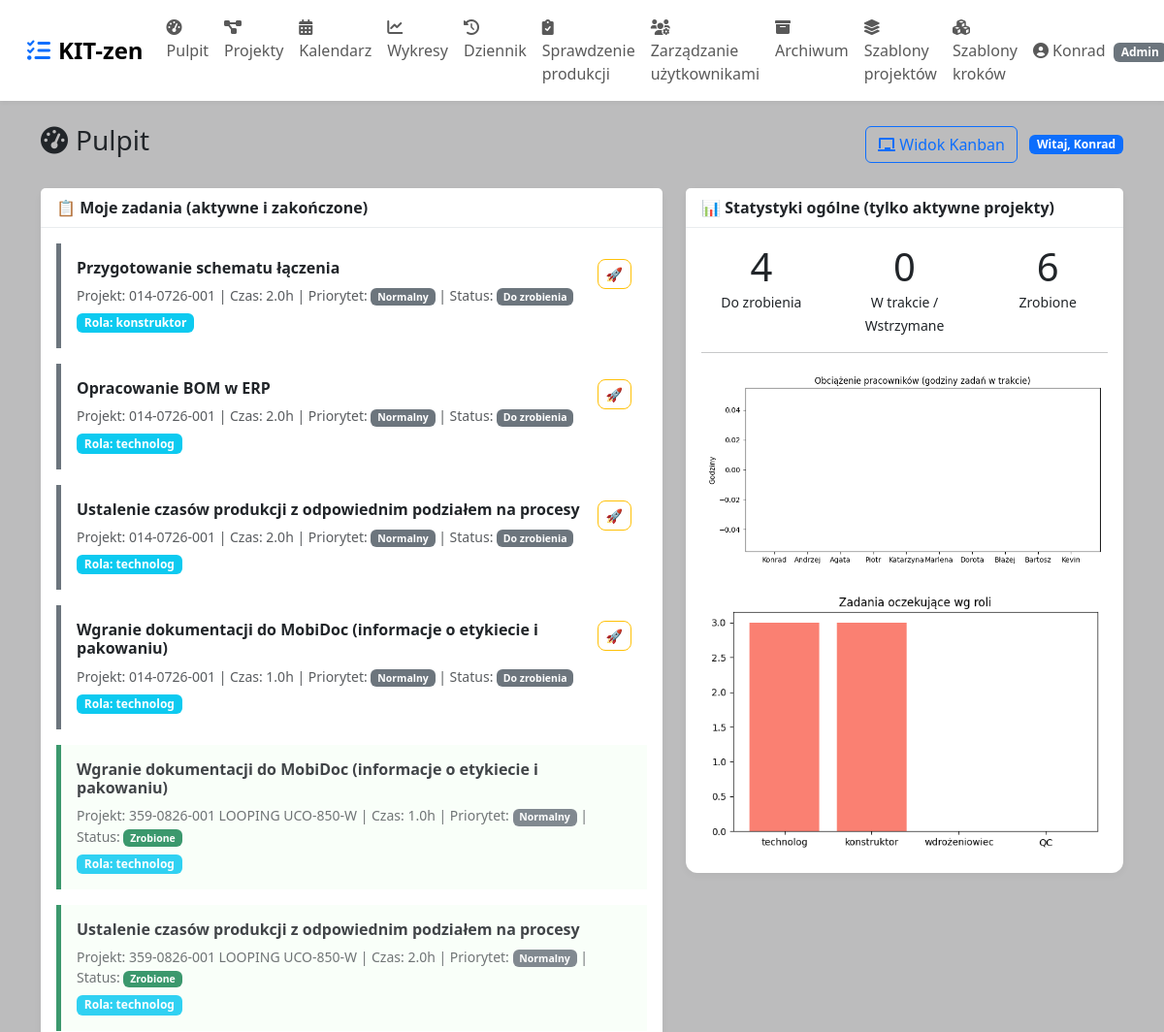
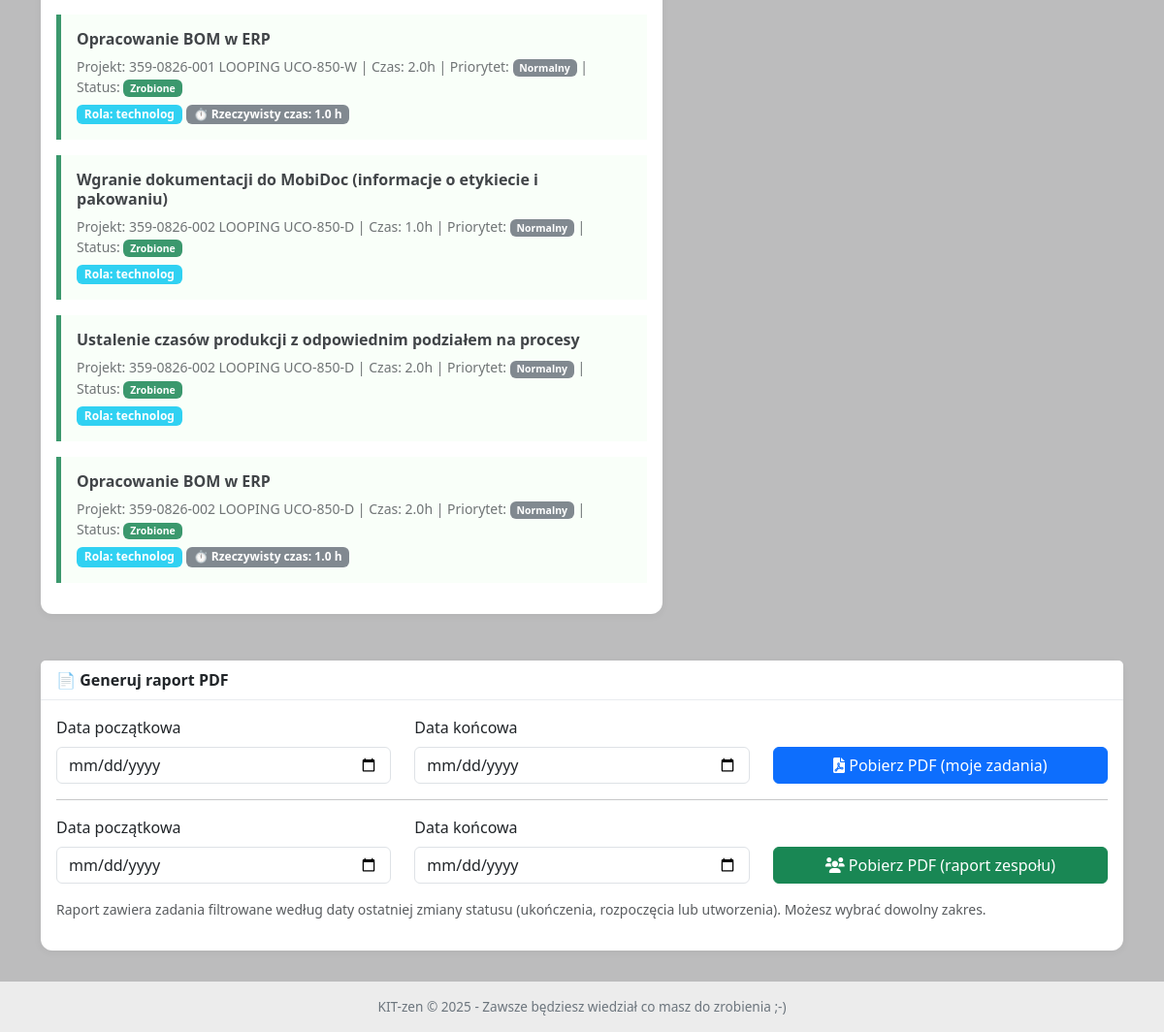
The app's page / (signed in) with its own data (2 pictures, top to bottom).
### app.py (models this page shows, shortened)
class User(UserMixin, db.Model):
    __tablename__ = 'user'
    id = db.Column(db.Integer, primary_key=True)
    username = db.Column(db.String(80), unique=True, nullable=False)
    password = db.Column(db.String(200), nullable=False)
    is_admin = db.Column(db.Boolean, default=False)
    absence_start = db.Column(db.Date, nullable=True)
    absence_end = db.Column(db.Date, nullable=True)
    roles = db.relationship('Role', secondary=user_roles, backref=db.backref('users', lazy='dynamic'))

class Step(db.Model):
    __tablename__ = 'step'
    id = db.Column(db.Integer, primary_key=True)
    name = db.Column(db.String(200), nullable=False)
    description = db.Column(db.Text)
    position = db.Column(db.Integer, default=0)
    planned_hours = db.Column(db.Float, default=1.0)
    status = db.Column(db.String(20), default='todo')   # todo, in_progress, paused, done
    required_roles = db.Column(db.String(200), nullable=True)
    assigned_user_id = db.Column(db.Integer, db.ForeignKey('user.id'), nullable=True)
    project_id = db.Column(db.Integer, db.ForeignKey('project.id'), nullable=False)
    status_updated_at = db.Column(db.DateTime, default=now_aware, onupdate=now_aware)
    priority = db.Column(db.String(20), default='normalny')   # normalny, pilny, natychmiast
    started_at = db.Column(db.DateTime, nullable=True)        # zastąpione przez TimeLog, ale zostawiam dla kompatybilności
    actual_hours = db.Column(db.Float, nullable=True)         # obliczane z TimeLog
    assigned_user = db.relationship('User', foreign_keys=[assigned_user_id])

class Project(db.Model):
    __tablename__ = 'project'
    id = db.Column(db.Integer, primary_key=True)
    name = db.Column(db.String(200), nullable=False)
    description = db.Column(db.Text)
    created_at = db.Column(db.DateTime, default=now_aware)
    deadline = db.Column(db.Date, nullable=True)
    is_archived = db.Column(db.Boolean, default=False)
    steps = db.relationship('Step', backref='project', order_by='Step.position', cascade='all, delete-orphan')

### app.py (the view)
@app.route('/')
@login_required
def dashboard():
    base_query = Step.query.options(
        joinedload(Step.project),
        joinedload(Step.assigned_user)
    ).join(Project).filter(
        ((Step.assigned_user_id == current_user.id) | (Step.assigned_user_id == None)),
        Project.is_archived == False
    )
    all_tasks = base_query.all()
    steps_todo = sum(1 for s in all_tasks if s.status == 'todo')
    steps_in_progress = sum(1 for s in all_tasks if s.status in ('in_progress', 'paused'))
    steps_done = sum(1 for s in all_tasks if s.status == 'done')
    active_tasks = [s for s in all_tasks if s.status in ('todo', 'in_progress', 'paused')]
    done_tasks = [s for s in all_tasks if s.status == 'done']
    priority_order = {'natychmiast': 1, 'pilny': 2, 'normalny': 3}
    active_tasks.sort(key=lambda s: priority_order.get(s.priority, 3))
    done_tasks.sort(key=lambda s: s.status_updated_at, reverse=True)
    my_tasks = active_tasks + done_tasks
    workload_chart = generate_workload_chart()
    roles_chart = generate_tasks_per_role_chart()
    return render_template('dashboard.html', user=current_user, my_tasks=my_tasks,
                           workload_chart=workload_chart, roles_chart=roles_chart,
                           steps_todo=steps_todo, steps_in_progress=steps_in_progress, steps_done=steps_done)

### app.py (called while the page is built)
def generate_workload_chart():
    users = User.query.all()
    workloads = []
    user_names = []
    for u in users:
        steps_in_progress = Step.query.filter_by(assigned_user_id=u.id, status='in_progress').all()
        total_hours = sum(s.planned_hours for s in steps_in_progress)
        workloads.append(total_hours)
        user_names.append(u.username)
    plt.figure(figsize=(8,4))
    plt.bar(user_names, workloads, color='skyblue')
    plt.title('Obciążenie pracowników (godziny zadań w trakcie)')
    plt.ylabel('Godziny')
    plt.tight_layout()
    buf = io.BytesIO()
    plt.savefig(buf, format='png')
    buf.seek(0)
    plt.close()
    return base64.b64encode(buf.getvalue()).decode('utf-8')

def generate_tasks_per_role_chart():
    roles = ['technolog', 'konstruktor', 'wdrożeniowiec', 'QC']
    counts = []
    for r in roles:
        cnt = Step.query.filter(Step.status == 'todo', Step.required_roles.like(f'%{r}%')).count()
        counts.append(cnt)
    plt.figure(figsize=(6,4))
    plt.bar(roles, counts, color='salmon')
    plt.title('Zadania oczekujące wg roli')
    plt.tight_layout()
    buf = io.BytesIO()
    plt.savefig(buf, format='png')
    buf.seek(0)
    plt.close()
    return base64.b64encode(buf.getvalue()).decode('utf-8')

@login_manager.user_loader
def load_user(user_id):
    return User.query.get(int(user_id))

### templates/dashboard.html (shortened to what this page needs)
{% extends "base.html" %}
{% block content %}
<div class="d-flex justify-content-between align-items-center mb-4">
    <h3><i class="fas fa-tachometer-alt me-2"></i>Pulpit</h3>
    <div>
        <a href="{{ url_for('kanban') }}" class="btn btn-outline-primary me-2">
            <i class="fas fa-chalkboard"></i> Widok Kanban
        </a>
        <span class="badge bg-primary">Witaj, {{ user.username }}</span>
    </div>
</div>
<div class="row">
    <div class="col-lg-7">
        <div class="card">
            <div class="card-header">📋 Moje zadania (aktywne i zakończone)</div>
            <div class="card-body">
                {% if my_tasks %}
                    {% for task in my_tasks %}
                    <div class="step-card mb-3 p-3 {{ task.status }}">
                        <div class="d-flex justify-content-between align-items-start">
                            <div>
                                <h6 class="fw-bold">{{ task.name }}</h6>
                                <p class="text-muted small mb-1">
                                    Projekt: {{ task.project.name }} |
                                    Czas: {{ task.planned_hours }}h |
                                    Priorytet:
                                    {% if task.priority == 'natychmiast' %}
                                        <span class="badge bg-danger">Natychmiast</span>
                                    {% elif task.priority == 'pilny' %}
                                        <span class="badge bg-warning text-dark">Pilny</span>
                                    {% else %}
                                        <span class="badge bg-secondary">Normalny</span>
                                    {% endif %}
                                    | Status:
                                    <span class="badge
                                        {% if task.status == 'todo' %}bg-secondary
                                        {% elif task.status == 'in_progress' %}bg-warning
                                        {% elif task.status == 'paused' %}bg-secondary
                                        {% else %}bg-success{% endif %}">
                                        {% if task.status == 'todo' %}Do zrobienia
                                        {% elif task.status == 'in_progress' %}W trakcie
                                        {% elif task.status == 'paused' %}Wstrzymane
                                        {% else %}Zrobione{% endif %}
                                    </span>
                                </p>
                                {% if task.required_roles %}<span class="badge bg-info">Rola: {{ task.required_roles }}</span>{% endif %}
                                {% if task.actual_hours and task.status == 'done' %}
                                    <span class="badge bg-secondary">⏱️ Rzeczywisty czas: {{ task.actual_hours }} h</span>
                                {% endif %}
                            </div>
                            <div>
                                {% if task.status != 'done' %}
                                    {% if task.status == 'todo' %}
                                    <a href="{{ url_for('change_step_status', step_id=task.id, status='in_progress') }}" class="btn btn-sm btn-outline-warning" title="Rozpocznij">🚀</a>
                                    {% elif task.status == 'in_progress' %}
                                    <a href="{{ url_for('change_step_status', step_id=task.id, status='paused') }}" class="btn btn-sm btn-outline-secondary" title="Wstrzymaj">⏸️</a>
                                    <a href="{{ url_for('change_step_status', step_id=task.id, status='done') }}" class="btn btn-sm btn-outline-success" title="Zakończ">✓</a>
                                    {% elif task.status == 'paused' %}
                                    <a href="{{ url_for('change_step_status', step_id=task.id, status='in_progress') }}" class="btn btn-sm btn-outline-primary" title="Wznów">▶️</a>
                                    <a href="{{ url_for('change_step_status', step_id=task.id, status='done') }}" class="btn btn-sm btn-outline-success" title="Zakończ">✓</a>
                                    {% endif %}
                                {% endif %}
                            </div>
                        </div>
                    </div>
                    {% endfor %}
                {% else %}
                    <div class="alert alert-light">Brak zadań przypisanych lub nieprzypisanych w aktywnych projektach.</div>
                {% endif %}
            </div>
        </div>
    </div>
    <div class="col-lg-5">
        <div class="card">
            <div class="card-header">📊 Statystyki ogólne (tylko aktywne projekty)</div>
            <div class="card-body text-center">
                <div class="row">
                    <div class="col"><div class="display-6">{{ steps_todo }}</div><small>Do zrobienia</small></div>
                    <div class="col"><div class="display-6">{{ steps_in_progress }}</div><small>W trakcie / Wstrzymane</small></div>
                    <div class="col"><div class="display-6">{{ steps_done }}</div><small>Zrobione</small></div>
                </div>
                <hr>
                <img class="img-fluid rounded" alt="Obciążenie">
                <img class="img-fluid rounded mt-3" alt="Zadania wg ról">
            </div>
        </div>
    </div>
</div>
<div class="card mt-4">
    <div class="card-header">📄 Generuj raport PDF</div>
    <div class="card-body">
        <form method="GET" action="{{ url_for('my_tasks_pdf') }}" target="_blank">
            <div class="row align-items-end">
                <div class="col-md-4">
                    <label class="form-label">Data początkowa</label>
                    <input type="date" name="start_date" class="form-control">
                </div>
                <div class="col-md-4">
                    <label class="form-label">Data końcowa</label>
                    <input type="date" name="end_date" class="form-control">
                </div>
                <div class="col-md-4">
                    <button type="submit" class="btn btn-primary w-100"><i class="fas fa-file-pdf"></i> Pobierz PDF (moje zadania)</button>
                </div>
            </div>
        </form>
        {% if current_user.is_admin %}
        <hr>
        <form method="GET" action="{{ url_for('team_tasks_pdf') }}" target="_blank">
            <div class="row align-items-end">
                <div class="col-md-4">
                    <label class="form-label">Data początkowa</label>
                    <input type="date" name="start_date" class="form-control">
                </div>
                <div class="col-md-4">
                    <label class="form-label">Data końcowa</label>
                    <input type="date" name="end_date" class="form-control">
                </div>
                <div class="col-md-4">
                    <button type="submit" class="btn btn-success w-100"><i class="fas fa-users"></i> Pobierz PDF (raport zespołu)</button>
                </div>
            </div>
        </form>
        {% endif %}
        <p class="text-muted small mt-3">Raport zawiera zadania filtrowane według daty ostatniej zmiany statusu (ukończenia, rozpoczęcia lub utworzenia). Możesz wybrać dowolny zakres.</p>
    </div>
</div>
{% endblock %}

### templates/base.html (shortened to what this page needs)
<!DOCTYPE html>
<html lang="pl">
<head>
    <link href="https://cdn.jsdelivr.net/npm/bootstrap@5.3.0/dist/css/bootstrap.min.css" rel="stylesheet">
    <link rel="stylesheet" href="https://cdnjs.cloudflare.com/ajax/libs/font-awesome/6.0.0/css/all.min.css">
</head>
<body>
<nav class="navbar navbar-expand-lg bg-white px-3 py-2">
    <div class="container-fluid">
        <a class="navbar-brand" href="{{ url_for('dashboard') }}">
            <i class="fas fa-tasks me-2 text-primary"></i>KIT-zen
        </a>
        <div class="collapse navbar-collapse" id="navbarMain">
            <ul class="navbar-nav me-auto mb-2 mb-lg-0">
                <li class="nav-item"><a class="nav-link" href="{{ url_for('dashboard') }}"><i class="fas fa-tachometer-alt"></i> Pulpit</a></li>
                <li class="nav-item"><a class="nav-link" href="{{ url_for('project_list') }}"><i class="fas fa-project-diagram"></i> Projekty</a></li>
                <li class="nav-item"><a class="nav-link" href="{{ url_for('calendar_view') }}"><i class="fas fa-calendar-alt"></i> Kalendarz</a></li>
                <li class="nav-item"><a class="nav-link" href="{{ url_for('charts') }}"><i class="fas fa-chart-line"></i> Wykresy</a></li>
                <li class="nav-item"><a class="nav-link" href="{{ url_for('view_logs') }}"><i class="fas fa-history"></i> Dziennik</a></li>
                {% if current_user.is_authenticated and (current_user.is_admin or current_user.has_role('technolog')) %}
                <li class="nav-item"><a class="nav-link" href="{{ url_for('sprawdzenie_produkcji') }}"><i class="fas fa-clipboard-check"></i> Sprawdzenie produkcji</a></li>
                {% endif %}
                {% if current_user.is_admin %}
                <li class="nav-item"><a class="nav-link" href="{{ url_for('admin_users') }}"><i class="fas fa-users-cog"></i> Zarządzanie użytkownikami</a></li>
                <li class="nav-item"><a class="nav-link" href="{{ url_for('archive') }}"><i class="fas fa-archive"></i> Archiwum</a></li>
                <li class="nav-item"><a class="nav-link" href="{{ url_for('list_project_templates') }}"><i class="fas fa-layer-group"></i> Szablony projektów</a></li>
                <li class="nav-item"><a class="nav-link" href="{{ url_for('list_step_templates') }}"><i class="fas fa-cubes"></i> Szablony kroków</a></li>
                {% endif %}
            </ul>
            <ul class="navbar-nav ms-auto">
                <li class="nav-item dropdown">
                    <a class="nav-link dropdown-toggle" href="#" id="userDropdown" role="button" data-bs-toggle="dropdown">
                        <i class="fas fa-user-circle"></i> {{ current_user.username }}
                        {% if current_user.is_admin %}<span class="badge bg-secondary ms-1">Admin</span>{% endif %}
                    </a>
                </li>
            </ul>
        </div>
    </div>
</nav>
<div class="container mt-4">
    {% block content %}{% endblock %}
</div>
<div class="footer">
    KIT-zen &copy; 2025 - Zawsze będziesz wiedział co masz do zrobienia ;-)
</div>
</body>
</html>

### templates/base.html (style rules this page uses)
body { background-color: #bcbcbd; font-family: 'Segoe UI', Roboto, 'Helvetica Neue', sans-serif; }
.navbar-brand { font-weight: bold; font-size: 1.5rem; }
.navbar { box-shadow: 0 2px 4px rgba(0,0,0,0.05); }
.card { border-radius: 0.75rem; border: none; box-shadow: 0 2px 8px rgba(0,0,0,0.05); margin-bottom: 1.5rem; }
.card-header { background-color: #ffffff; border-bottom: 1px solid #e9ecef; font-weight: 600; }
.btn-sm { border-radius: 0.5rem; }
.step-card { transition: 0.2s; border-left: 5px solid #0d6efd; }
.step-card.todo { border-left-color: #6c757d; background-color: #fff; }
.step-card.done { border-left-color: #198754; background-color: #f8fff9; opacity: 0.85; }
.footer { text-align: center; background-color: #ececec; margin-top: 2rem; padding: 1rem; color: #6c757d; font-size: 0.85rem; }

### records on screen
User: username "Konrad"
Step: name "Przygotowanie schematu łączenia", project.name "014-0726-001", planned_hours "2.0", priority "Normalny", status "Do zrobienia", required_roles "konstruktor"
Step: name "Opracowanie BOM w ERP", project.name "014-0726-001", planned_hours "2.0", priority "Normalny", status "Do zrobienia", required_roles "technolog"
Step: name "Ustalenie czasów produkcji z odpowiednim podziałem na procesy", project.name "014-0726-001", planned_hours "2.0", priority "Normalny", status "Do zrobienia", required_roles "technolog"
Step: name "Wgranie dokumentacji do MobiDoc (informacje o etykiecie i pakowaniu)", project.name "014-0726-001", planned_hours "1.0", priority "Normalny", status "Do zrobienia", required_roles "technolog"
Step: name "Wgranie dokumentacji do MobiDoc (informacje o etykiecie i pakowaniu)", project.name "359-0826-001 LOOPING UCO-850-W", planned_hours "1.0", priority "Normalny", status "Zrobione", required_roles "technolog"
Step: name "Ustalenie czasów produkcji z odpowiednim podziałem na procesy", project.name "359-0826-001 LOOPING UCO-850-W", planned_hours "2.0", priority "Normalny", status "Zrobione", required_roles "technolog"
Step: name "Opracowanie BOM w ERP", project.name "359-0826-001 LOOPING UCO-850-W", planned_hours "2.0", priority "Normalny", status "Zrobione", required_roles "technolog", actual_hours "1.0"
Step: name "Wgranie dokumentacji do MobiDoc (informacje o etykiecie i pakowaniu)", project.name "359-0826-002 LOOPING UCO-850-D", planned_hours "1.0", priority "Normalny", status "Zrobione", required_roles "technolog"
Step: name "Ustalenie czasów produkcji z odpowiednim podziałem na procesy", project.name "359-0826-002 LOOPING UCO-850-D", planned_hours "2.0", priority "Normalny", status "Zrobione", required_roles "technolog"
Step: name "Opracowanie BOM w ERP", project.name "359-0826-002 LOOPING UCO-850-D", planned_hours "2.0", priority "Normalny", status "Zrobione", required_roles "technolog", actual_hours "1.0"

### other values on screen
{{ steps_todo }} "4"
{{ steps_in_progress }} "0"
{{ steps_done }} "6"
